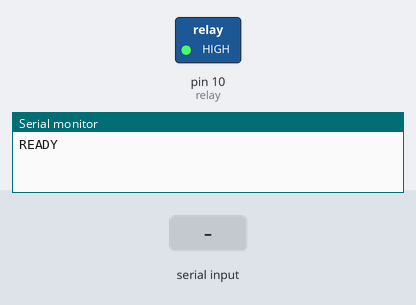
Bench run of a sketch on a simulated Arduino Uno, built with avr-gcc and run on an emulated ATmega328P. On the bench: switched loads named in the sketch (green lamp = pin HIGH), the last lines printed to the serial monitor. The inputs (shaded band) are chosen by the test bench.

Above: at 1.2 s.
1.3 s: "2" received over Serial
At 1.42 s:
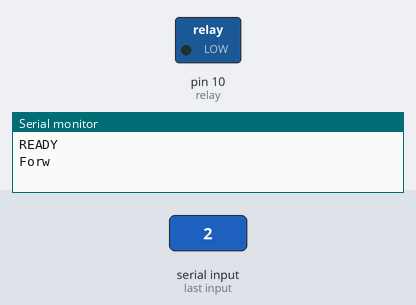
3.0 s: "0" received over Serial
4.5 s: "1" received over Serial
Timing chart, 0 to 7.5 s (numbered marks = the images above; inputs shaded):
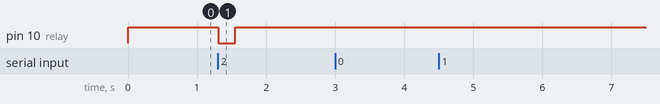

The sketch:

Relay.ino
```cpp
/*
Bluetooth relay

Programer:       Michael Duarte - michael.duarte@hotmail.com
Version:         1.0 for Arduino UNO
Date:            October 2012
*/

#define relay 10
unsigned long lastOn;
boolean on;

void setup()
{
  pinMode(relay,OUTPUT);
  Serial.begin(115200);
  Serial.println("READY ");
  digitalWrite(relay,HIGH);
  on=false;
}

void loop()
{
  if(Serial.available()){
    switch(Serial.read()){

    case '0':
      Serial.println("Stop");
      on=false;
    break;

    case '1':
      if( (on = !on))
        lastOn=millis()+3600000;
      Serial.println(on);
      break;

    default :
      lastOn=millis();
      Serial.println("Forw");
      on=true;
      break;
    }
  }

  if(millis()-lastOn > 250)
    on=false;

  digitalWrite(relay,(on)?LOW:HIGH);

  delay(10);

}
```

Measured:
- after the input at 1.3 s, pin 10 (relay): HIGH → LOW at once, → HIGH 0.25 s later
